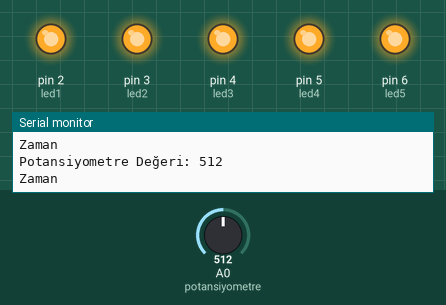
A sketch run on a simulated Arduino Uno, built with avr-gcc and run on an emulated ATmega328P. Parts: output pins drawn as LEDs (lit = HIGH), the last lines printed to the serial monitor. The inputs (shaded band) are chosen by the test bench; at power-on: A0 (potansiyometre) = 512.

Above: at 1.8 s.
1.9 s: A0 (potansiyometre) set to 503
At 2.3 s:
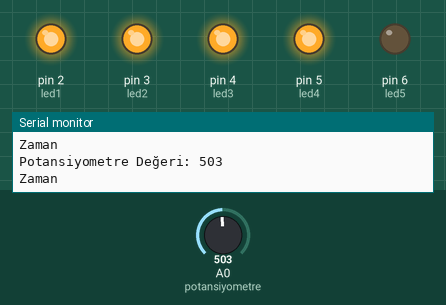
3.5 s: A0 (potansiyometre) set to 421
5.2 s: A0 (potansiyometre) set to 396
At 6.6 s:
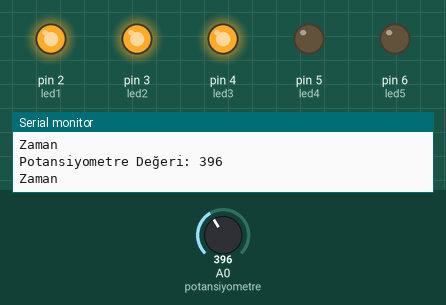
7.5 s: A0 (potansiyometre) set to 324
9.2 s: A0 (potansiyometre) set to 289
At 11.0 s:
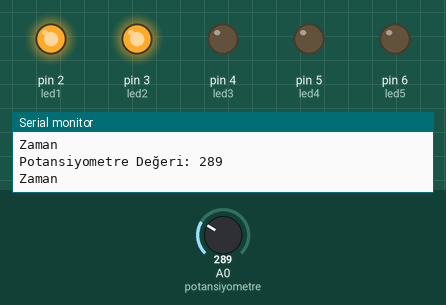
11.5 s: A0 (potansiyometre) set to 511
At 12.5 s:
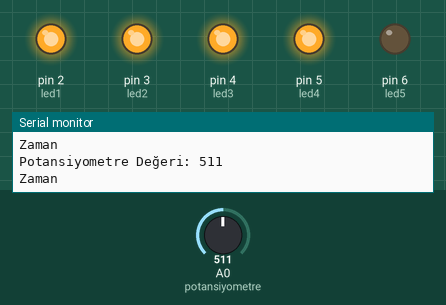
Timing chart, 0 to 14.5 s (numbered marks = the images above; inputs shaded):
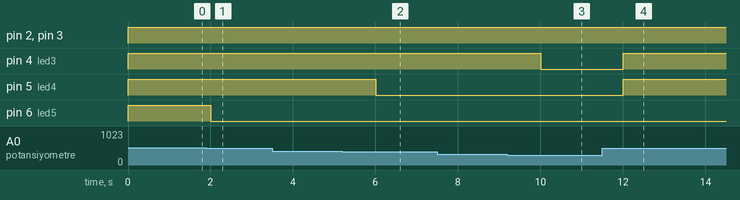

Measured:
- the behaviour switches between 512 and 511 on A0 (potansiyometre) (found by bisection; images 0 and 1)
- the behaviour switches between 410 and 409 on A0 (potansiyometre) (found by bisection; images 1 and 2)
- the behaviour switches between 307 and 306 on A0 (potansiyometre) (found by bisection; images 2 and 3)
- after the input at 1.9 s, pin 6 (led5): HIGH → LOW after 0.10 s
- after the input at 5.2 s, pin 5 (led4): HIGH → LOW after 0.80 s
- after the input at 9.2 s, pin 4 (led3): HIGH → LOW after 0.81 s
- after the input at 11.5 s, pin 4 (led3), pin 5 (led4): LOW → HIGH after 0.51 s

The sketch:

potans_led.ino
```cpp
const int potansiyometre = A0;
const int led1 = 2;
const int led2 = 3;
const int led3 = 4;
const int led4 = 5;
const int led5 = 6;

void setup() {
  pinMode(potansiyometre, INPUT);

  pinMode(led1, OUTPUT);
  pinMode(led2, OUTPUT);
  pinMode(led3, OUTPUT);
  pinMode(led4, OUTPUT);
  pinMode(led5, OUTPUT);

  Serial.begin(9600);
}

void loop() {
  int pot_deger = analogRead(potansiyometre);

  Serial.print("Potansiyometre Değeri: ");
  Serial.println(pot_deger);

  int sure = map(pot_deger, 0, 1023, 0, 10);

  if (sure >= 1 && sure <= 10) {
    Serial.println("Zaman");

    digitalWrite(led1, sure >= 1 ? HIGH : LOW);
    digitalWrite(led2, sure >= 2 ? HIGH : LOW);
    digitalWrite(led3, sure >= 3 ? HIGH : LOW);
    digitalWrite(led4, sure >= 4 ? HIGH : LOW);
    digitalWrite(led5, sure >= 5 ? HIGH : LOW);
  } else {
    digitalWrite(led1, LOW);
    digitalWrite(led2, LOW);
    digitalWrite(led3, LOW);
    digitalWrite(led4, LOW);
    digitalWrite(led5, LOW);
  }

  delay(1000); // 1 saniye bekle
}
```
